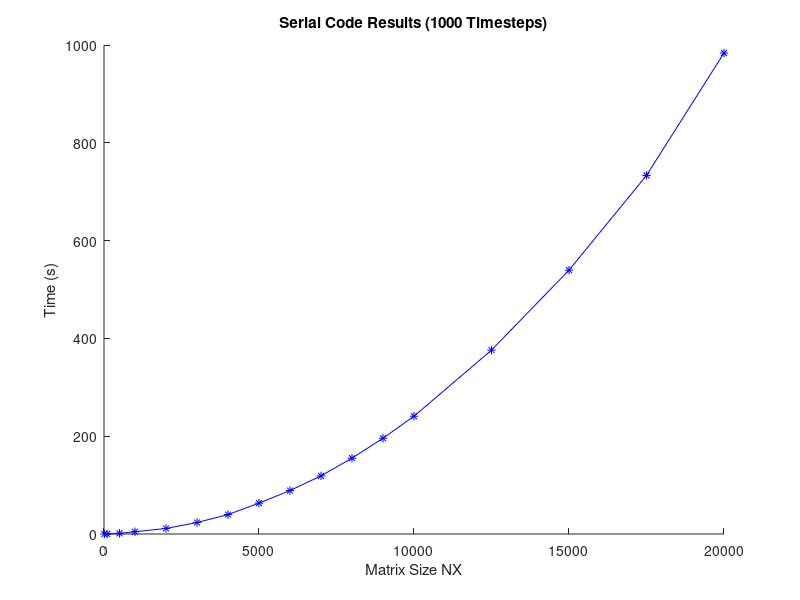
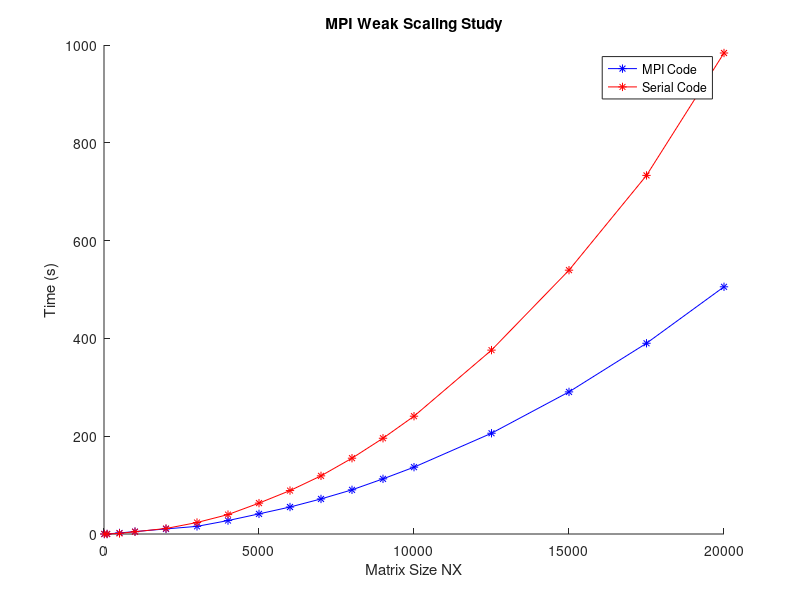
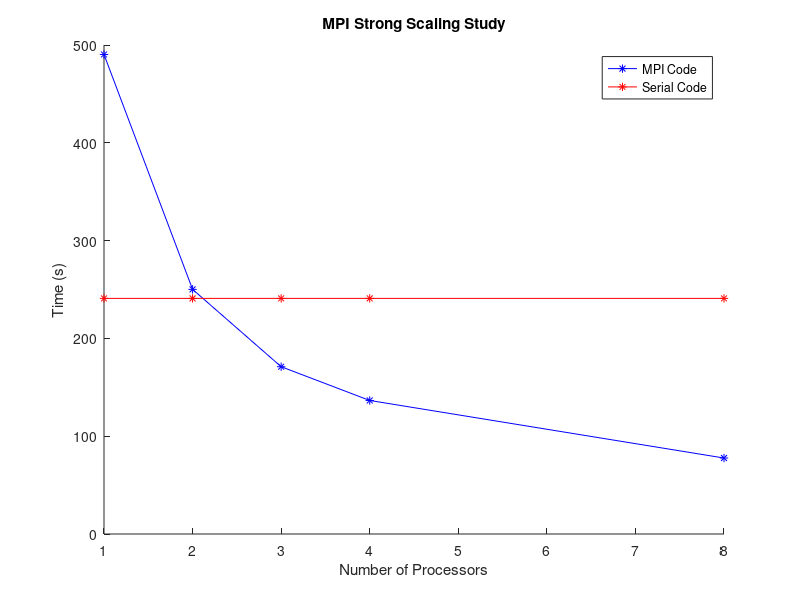
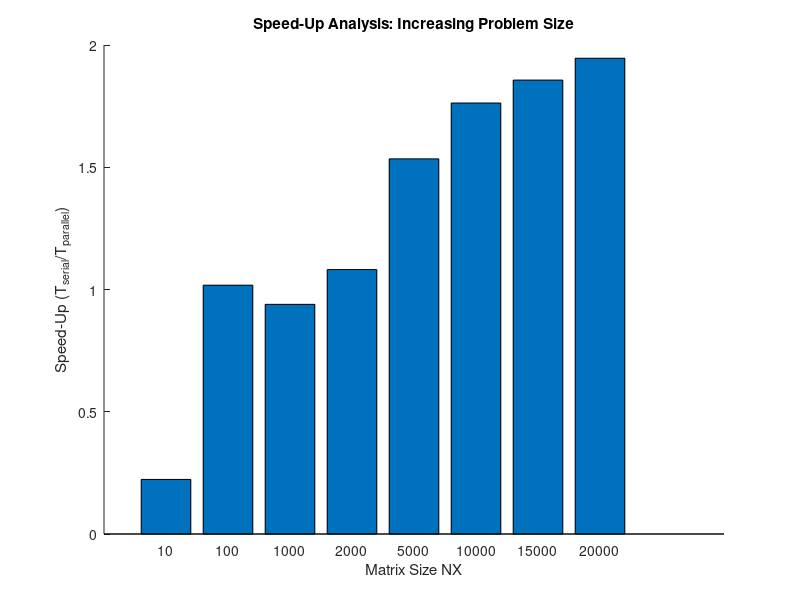

Write MATLAB code to recreate these figures, in order.

% Serial Code Timing Results
%Averages found in Excel
% # of TimeSteps: 1000
% Size:	 Time:
serial_data = [
                10	0.0005
                100	0.032966667
                500	1.305233333
                1000 4.650533333
                2000	11.28463333
                3000	23.50126667
                4000	39.72456667
                5000	63.14916667
                6000	88.79743333
                7000	118.9147
                8000	155.0277
                9000	195.8286333
                10000	240.9138
                12500	376.0246333
                15000	539.5445
                17500	733.3160333
                20000	983.6465];

            
% MPI Weak Scaling Averages			
% Size:	Time:	
mpi_weak_data = [10	0.00224	
                100	0.032393333	
                500	2.180736667	
                1000	4.951223333	
                2000	10.43328667	
                3000	15.62732	
                4000	27.48549667	
                5000	41.15737667	
                6000	55.17076333	
                7000	71.71282333	
                8000	90.3176	
                9000	112.77675	
                10000	136.6736133	
                12500	206.0556567	
                15000	290.6245633	
                17500	390.0485667	
                20000	505.5194433];	
            
            
% MPI Strong Scaling Averages            
% #Procs:	Time:
mpi_strong_data = [1	490.3145333
                   2	250.13038
                   3	171.0467433
                   4	136.5394133
                   8	77.68160333];

%Comparing it to serial data
%matrix size: 10,000 & 1000 Timesteps
serial_s = zeros(5,2);
serial_s(1,1) = 1;
serial_s(2,1) = 2;
serial_s(3,1) = 3;
serial_s(4,1) = 4;
serial_s(5,1) = 8;
serial_s(:,2) = serial_data(13,2);


figure
title('Serial Code Results (1000 Timesteps)')
xlabel('Matrix Size NX')
ylabel('Time (s)')
hold on
plot(serial_data(:,1),serial_data(:,2),'b-*')

figure
title('MPI Weak Scaling Study')
xlabel('Matrix Size NX')
ylabel('Time (s)')
hold on
plot(mpi_weak_data(:,1),mpi_weak_data(:,2),'b-*')
plot(serial_data(:,1),serial_data(:,2),'r-*')
legend('MPI Code', 'Serial Code')

figure
title('MPI Strong Scaling Study')
xlabel('Number of Processors')
ylabel('Time (s)')
hold on
plot(mpi_strong_data(:,1),mpi_strong_data(:,2),'b-*')
plot(serial_s(:,1),serial_s(:,2),'r-*')
legend('MPI Code', 'Serial Code')

%%%%%%%%%%%%%%%%%%%%%%%%%%%%%%%%%%%%%%%%%%%%%%%%%%%%%%%%%%%%%%%%%%%%%%%%%%

%Speed Up Analysis

% Size:	Speed Up
speed_data = [
10	0.223214286
100	1.017699115
500	0.598528632
1000	0.939269554
2000	1.081599087
3000	1.503857774
4000	1.445291935
5000	1.534334104
6000	1.609501627
7000	1.658206921
8000	1.716472758
9000	1.736427352
10000	1.762694306
12500	1.824869258
15000	1.856499994
17500	1.880063397
20000	1.945813387];

figure
fname = {'10','100','1000','2000','5000','10000','15000','20000'}; 
x = [1:8]; 
y = [speed_data(1,2),speed_data(2,2),speed_data(4,2),speed_data(5,2),speed_data(8,2),speed_data(13,2),speed_data(15,2),speed_data(17,2)]; 
title('Speed-Up Analysis: Increasing Problem Size')
ylabel('Speed-Up (T_{serial}/T_{parallel})')
xlabel('Matrix Size NX')
hold on
bar(x,y)
set(gca, 'XTick', 1:length(fname),'XTickLabel',fname);

%%%%%%%%%%%%%%%%%%%%%%%%%%%%%%%%%%%%%%%%%%%%%%%%%%%%%%%%%%%%%%%%%%%%%%
%Speed Up Increasing # of Procs
% # of Procs	Speed-Up
proc_data = [
1	0.491345419
2	0.963152897
3	1.408467623
4	1.764426799
8	3.101297986];

figure
pname = {'1','2','3','4','8'}; 
x = [1:5]; 
y1 = proc_data(:,2); 
title('Speed-Up Analysis: Increasing # of Procs')
ylabel('Speed-Up (T_{serial}/T_{parallel})')
xlabel('# of Processors')
hold on
bar(x,y1)
set(gca, 'XTick', 1:length(pname),'XTickLabel',pname);

%%%%%%%%%%%%%%%%%%%%%%%%%%%%%%%%%%%%%%%%%%%%%%%%%%%%%%%%%%%%%%%%%%%%%%%%
%Efficiency
% # of Procs
E = [1	0.491345419
2	0.481576448
3	0.469489208
4	0.4411067
8	0.387662248];

figure
title('Efficiency')
xlabel('Number of Processors')
ylabel('Efficiency (S/p)')
hold on
plot(E(:,1), E(:,2),'b-*')

